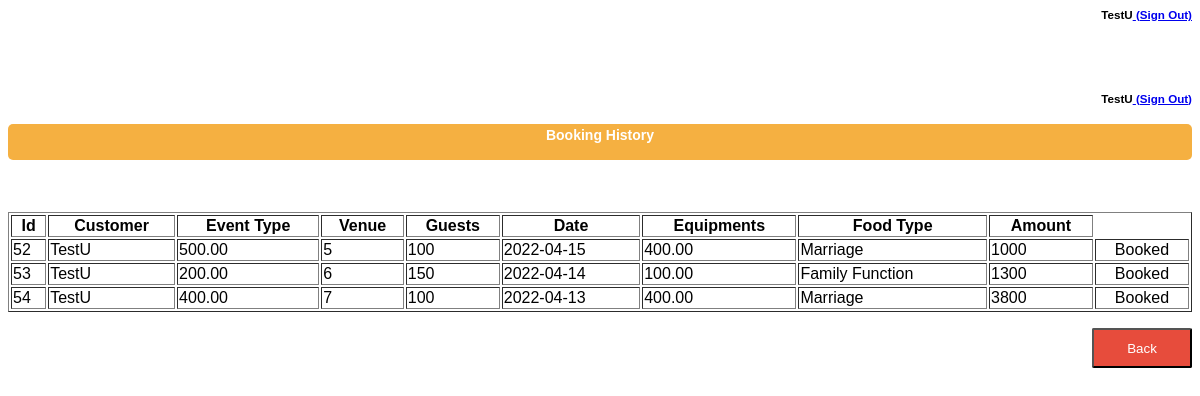
Screenshot of /BookingHistoryUser.php (signed in) with the database file from the repository.
### tables this page shows
CREATE TABLE IF NOT EXISTS `book_event` (
  `Id` int(11) NOT NULL AUTO_INCREMENT,
  `e_type` varchar(50) DEFAULT NULL,
  `place` varchar(50) DEFAULT NULL,
  `no_guest` int(11) DEFAULT NULL,
  `date` varchar(50) DEFAULT NULL,
  `equip` varchar(50) DEFAULT NULL,
  `f_type` varchar(50) DEFAULT NULL,
  `total` float DEFAULT NULL,
  `CustomerID` int(11) DEFAULT NULL,
  `CustomerName` varchar(50) NOT NULL,
  `Paid` tinyint(1) DEFAULT NULL,
  PRIMARY KEY (`Id`)
);

### BookingHistoryUser.php (the view, shortened to what this page needs)
<?php
include('session.php');
$userId=$_SESSION['Id'];
   ?>
<html>
   <head>
   <h5 style="text-align:right;"> <?php echo $_SESSION['Username']; ?><a href = "logout.php">  (Sign Out)</a></h5>
   </head>
   <body bgcolor = "#FFFFFF">
	<br><br>
      <div  align = "left" >
      <h5 style="text-align:right;"> <?php echo $_SESSION['Username']; ?><a href = "logout.php">  (Sign Out)</a></h5>
         <div style = "width:100%; border: solid 1px #00000 ;border-radius: 25px; " align = "left">
            <div style = "background-color:#F5B041; color:#FFFFFF;height:30px; padding:3px;margin-top:5px;border-radius: 5px;text-align:center;"><b>Booking History</b></div>
            <div style = "margin:10px">
               <br><br>
            </div>
         </div>
      </div>
      <?php
        $sql = "SELECT * FROM book_event WHERE CustomerID='$userId' AND Paid='1'";
        $result = mysqli_query($db,$sql);
        echo "<table border='1' style='width:100%;'>
        <tr>
        <th>Id</th>
        <th>Customer</th>
        <th>Event Type</th>
        <th>Venue</th>
        <th>Guests</th>
        <th>Date</th>
        <th>Equipments</th>
        <th>Food Type</th>
        <th>Amount</th>
        </tr>";
        while($row = mysqli_fetch_array($result))
        {
        echo "<tr>";
        echo "<td>" . $row['Id'] . "</td>";
        echo "<td>" . $row['CustomerName'] . "</td>";
        echo "<td>" . $row['e_type'] . "</td>";
        echo "<td>" . $row['place'] . "</td>";
        echo "<td>" . $row['no_guest'] . "</td>";
        echo "<td>" . $row['date'] . "</td>";
        echo "<td>" . $row['equip'] . "</td>";
        echo "<td>" . $row['f_type'] . "</td>";
        echo "<td>" . $row['total'] . "</td>";
        if($row['Paid']=="1")
            echo "<td style='text-align:center;'>" . 'Booked' . "</td>";
        else
            echo "<td style='text-align:center;'>" . 'Pending' . "</td>";
        echo "</tr>";
        }
        echo "</table>";
        ?>
        <br>
      <button style="background-color:#E74C3C; border-radius:2px;color:white;float: right;width:100px;height:40px;margin-left:10px;" onclick=window.location.href='welcomeUser.php'  name="submit" class="btn btn-primary btn-block btn-large">Back</button>
   </body>
</html>

### BookingHistoryUser.php (style rules this page uses)
body { font-family:Arial, Helvetica, sans-serif; font-size:14px; }

### rows the page displays
book_event: Id "52", CustomerName "TestU", e_type "500.00", place "5", no_guest "100", date "2022-04-15", equip "400.00", f_type "Marriage", total "1000", Paid "Booked"
book_event: Id "53", CustomerName "TestU", e_type "200.00", place "6", no_guest "150", date "2022-04-14", equip "100.00", f_type "Family Function", total "1300", Paid "Booked"
book_event: Id "54", CustomerName "TestU", e_type "400.00", place "7", no_guest "100", date "2022-04-13", equip "400.00", f_type "Marriage", total "3800", Paid "Booked"

### other values shown
$_SESSION['Username'] "TestU"
